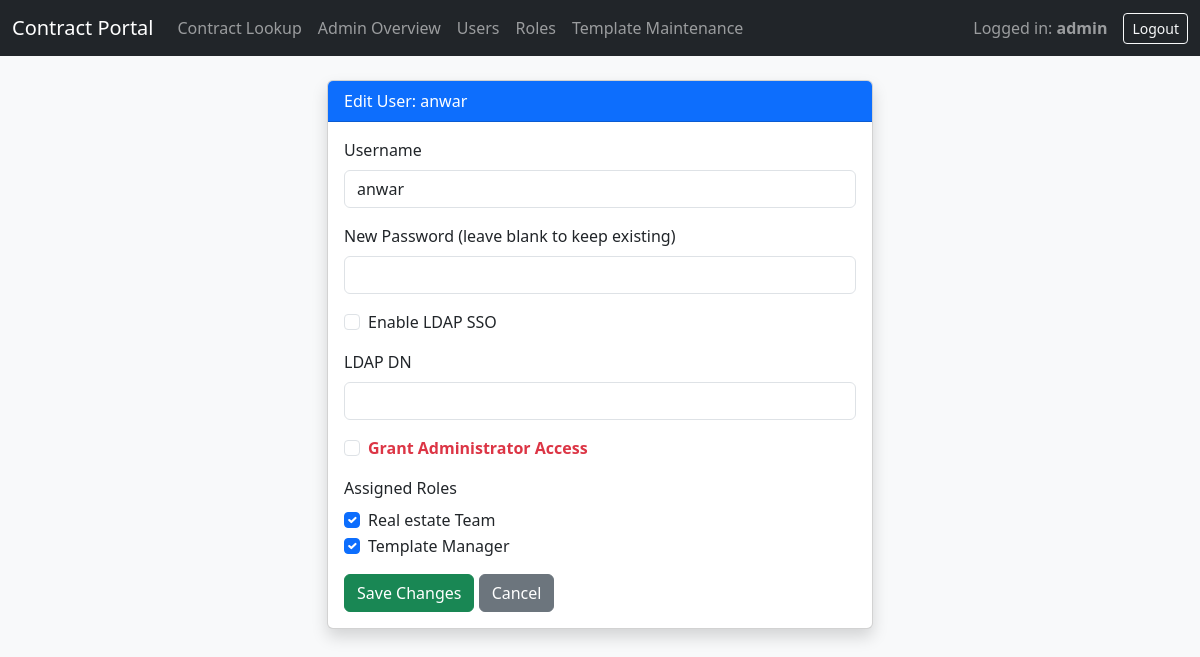
The app's page /admin/users/edit/2 (signed in) with its own data.
### models.py (models this page shows, shortened)
class User(UserMixin, db.Model):
    id = db.Column(db.Integer, primary_key=True)
    username = db.Column(db.String(80), unique=True, nullable=False)
    password_hash = db.Column(db.String(255), nullable=True)
    is_admin = db.Column(db.Boolean, default=False)
    is_ldap_user = db.Column(db.Boolean, default=False)
    ldap_dn = db.Column(db.String(255), nullable=True)
    roles = db.relationship('Role', secondary=user_roles, backref=db.backref('users', lazy='dynamic'))

class Role(db.Model):
    id = db.Column(db.Integer, primary_key=True)
    name = db.Column(db.String(80), unique=True, nullable=False)
    description = db.Column(db.String(255), nullable=True)
    templates = db.relationship('ContractTemplate', secondary=role_templates, backref=db.backref('roles', lazy='dynamic'))

### app.py (the view, shortened to what this page needs)
@app.route('/admin/users/edit/<int:user_id>', methods=['GET', 'POST'])
@login_required
def admin_edit_user(user_id):
    if not current_user.is_admin:
        return redirect(url_for('user_dashboard'))
    user = User.query.get_or_404(user_id)
    roles = Role.query.all()
    return render_template('admin/edit_user.html', user=user, roles=roles)

### app.py (called while the page is built)
@login_manager.user_loader
def load_user(user_id):
    return User.query.get(int(user_id))

### templates/admin/edit_user.html
{% extends 'base.html' %}
{% block content %}
<div class="row justify-content-center">
    <div class="col-md-6">
        <div class="card shadow">
            <div class="card-header bg-primary text-white">Edit User: {{ user.username }}</div>
            <div class="card-body">
                <form method="POST">
                    <div class="mb-3">
                        <label class="form-label">Username</label>
                        <input type="text" name="username" class="form-control" value="{{ user.username }}" required>
                    </div>
                    <div class="mb-3">
                        <label class="form-label">New Password (leave blank to keep existing)</label>
                        <input type="password" name="password" class="form-control">
                    </div>
                    <div class="form-check mb-3">
                        <input class="form-check-input" type="checkbox" name="is_ldap" id="is_ldap" {% if user.is_ldap_user %}checked{% endif %}>
                        <label class="form-check-label" for="is_ldap">Enable LDAP SSO</label>
                    </div>
                    <div class="mb-3">
                        <label class="form-label">LDAP DN</label>
                        <input type="text" name="ldap_dn" class="form-control" value="{{ user.ldap_dn or '' }}">
                    </div>
                    <div class="form-check mb-3">
                        <input class="form-check-input" type="checkbox" name="is_admin" id="is_admin" {% if user.is_admin %}checked{% endif %}>
                        <label class="form-check-label fw-bold text-danger" for="is_admin">Grant Administrator Access</label>
                    </div>
                    <div class="mb-3">
                        <label class="form-label">Assigned Roles</label>
                        {% for r in roles %}
                        <div class="form-check">
                            <input class="form-check-input" type="checkbox" name="roles" value="{{ r.id }}" id="role_{{ r.id }}"
                            {% if r in user.roles %}checked{% endif %}>
                            <label class="form-check-label" for="role_{{ r.id }}">{{ r.name }}</label>
                        </div>
                        {% endfor %}
                    </div>
                    <button type="submit" class="btn btn-success">Save Changes</button>
                    <a href="{{ url_for('admin_users') }}" class="btn btn-secondary">Cancel</a>
                </form>
            </div>
        </div>
    </div>
</div>
{% endblock %}

### templates/base.html (shortened to what this page needs)
<!DOCTYPE html>
<html lang="en">
<head>
    <link href="https://cdn.jsdelivr.net/npm/bootstrap@5.3.2/dist/css/bootstrap.min.css" rel="stylesheet">
    <link rel="stylesheet" href="{{ url_for('static', filename='css/style.css') }}">
</head>
<body class="bg-light">
<nav class="navbar navbar-expand-lg navbar-dark bg-dark">
  <div class="container-fluid">
    <a class="navbar-brand" href="#">Contract Portal</a>
    <div class="collapse navbar-collapse">
      {% if current_user.is_authenticated %}
      <ul class="navbar-nav me-auto mb-2 mb-lg-0">
        <li class="nav-item"><a class="nav-link" href="{{ url_for('user_dashboard') }}">Contract Lookup</a></li>
        {% if current_user.is_admin %}
        <li class="nav-item"><a class="nav-link" href="{{ url_for('admin_dashboard') }}">Admin Overview</a></li>
        <li class="nav-item"><a class="nav-link" href="{{ url_for('admin_users') }}">Users</a></li>
        <li class="nav-item"><a class="nav-link" href="{{ url_for('admin_roles') }}">Roles</a></li>
         {% endif %}
        {% set is_template_mgr = current_user.roles | selectattr('name', 'equalto', 'Template Manager') | list | length > 0 %}
        {% if current_user.is_admin or is_template_mgr %}
        <li class="nav-item">
            <a class="nav-link" href="{{ url_for('admin_templates') }}">Template Maintenance</a>
        </li>
        {% endif %}
      </ul>
      <span class="navbar-text me-3">Logged in: <strong>{{ current_user.username }}</strong></span>
      <a class="btn btn-outline-light btn-sm" href="{{ url_for('logout') }}">Logout</a>
      {% endif %}
    </div>
  </div>
</nav>
<div class="container mt-4">
    {% block content %}{% endblock %}
</div>
</body>
</html>

### records on screen
User: username "admin"
User: username "anwar"
Role: name "Real estate Team"
Role: name "Template Manager"
